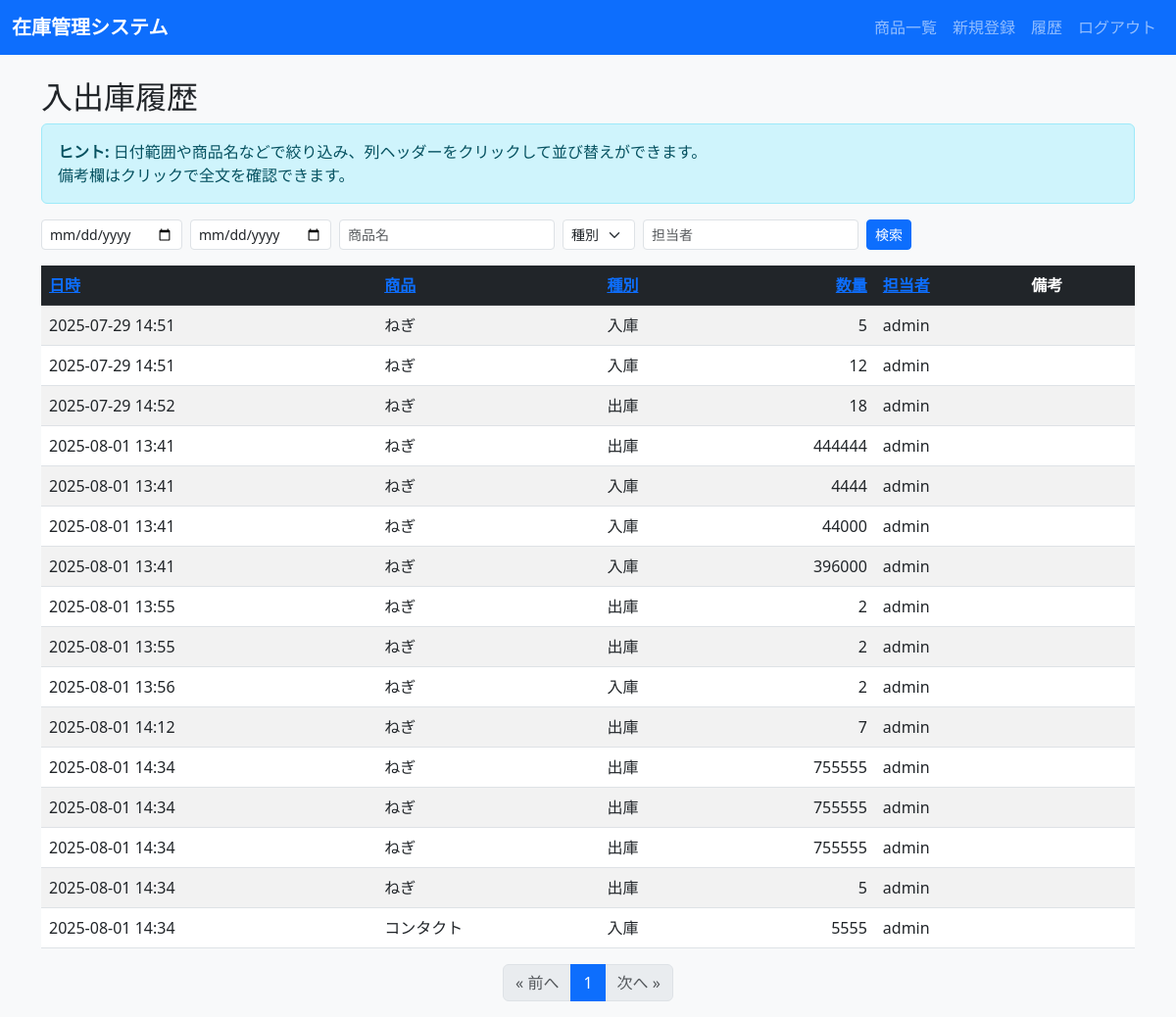
The page /final/history/ (signed in) on the database as committed earlier.
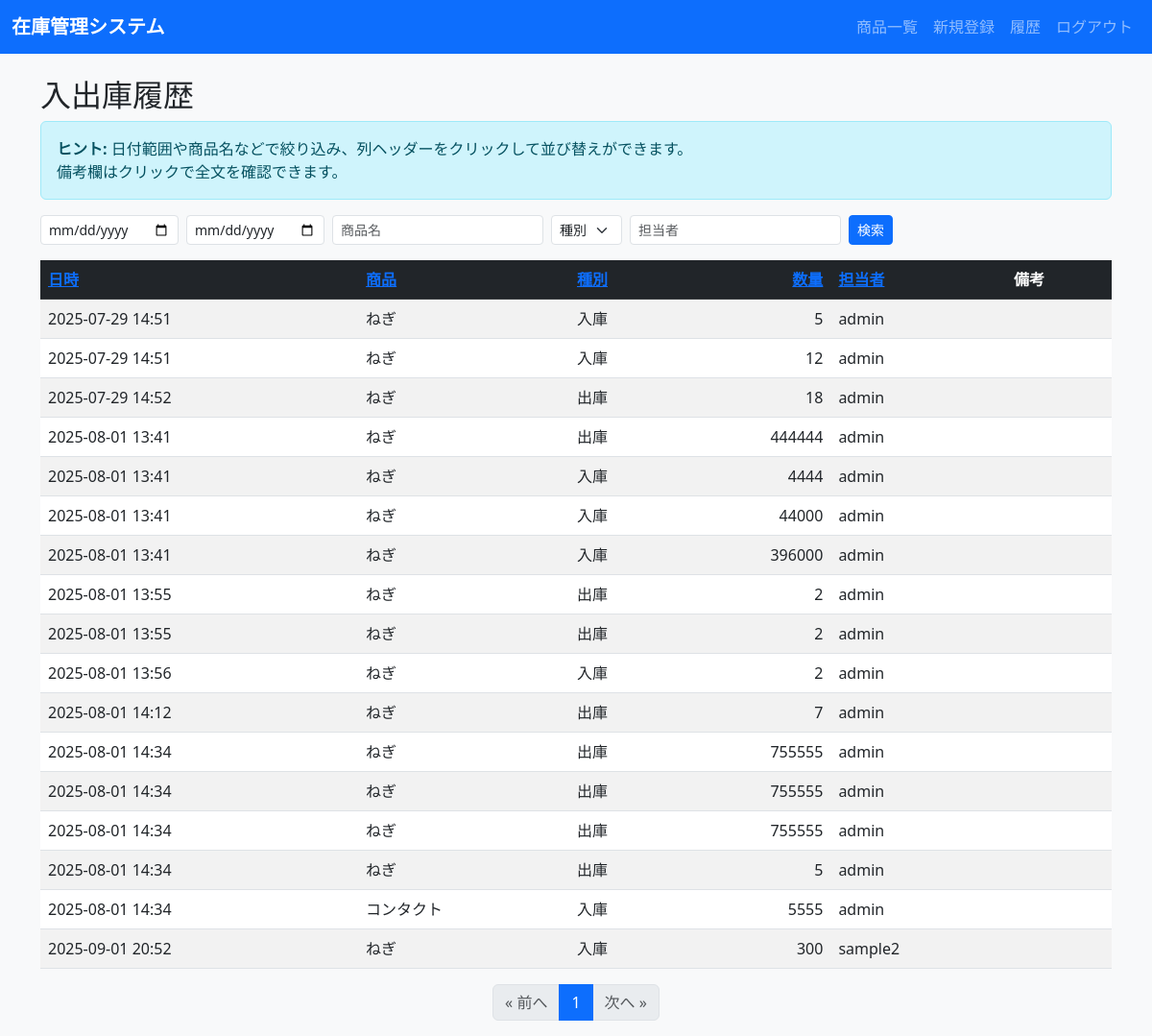
The same page on the database as committed later.
### final/models.py (models this page shows, shortened)
class StockHistory(models.Model):
    IN_OUT_CHOICES = (
        ('in', '入庫'),
        ('out', '出庫'),
    )
    product = models.ForeignKey(Product, on_delete=models.CASCADE)
    movement_type = models.CharField('種別', max_length=3, choices=IN_OUT_CHOICES)
    quantity      = models.IntegerField('数量')
    operated_by   = models.ForeignKey(User, on_delete=models.SET_NULL, null=True, verbose_name='担当者')
    remarks       = models.TextField('備考', blank=True)
    timestamp     = models.DateTimeField('日時', auto_now_add=True)

class Product(models.Model):
    code = models.CharField('SKU', max_length=30, unique=True, blank=True)
    name = models.CharField('商品名', max_length=100)
    category = models.CharField('カテゴリー', max_length=50, blank=True)
    unit = models.CharField('単位', max_length=10, default='個')
    price = models.DecimalField('定価', max_digits=10, decimal_places=2)
    stock = models.IntegerField('在庫数', default=0)
    minimum_stock = models.IntegerField('最低在庫数', default=0)
    updated_at = models.DateTimeField('更新日時', auto_now=True)

### final/views.py (the view)
# urls.py: path('history/', views.StockHistoryView.as_view(), name='stock_history'),
class StockHistoryView(LoginRequiredMixin, PermissionRequiredMixin, ListView):
    model = StockHistory
    template_name = 'final/stock_history.html'
    paginate_by = 20
    permission_required = 'final.view_stockhistory'

### templates/final/stock_history.html (shortened to what the changed rows need)
{% extends 'base.html' %}
{% block content %}
<h2>入出庫履歴</h2>
<div class="table-responsive">
<table class="table table-striped table-hover align-middle">
  <thead class="table-dark">
    <tr>
      <th>
        {% if request.GET.sort == "timestamp" %}
          {% if request.GET.order == "asc" %}
            <a href="?sort=timestamp&order=desc{% if request.GET.product %}&product={{ request.GET.product }}{% endif %}{% if request.GET.movement_type %}&movement_type={{ request.GET.movement_type }}{% endif %}{% if request.GET.operated_by %}&operated_by={{ request.GET.operated_by }}{% endif %}{% if request.GET.date_from %}&date_from={{ request.GET.date_from }}{% endif %}{% if request.GET.date_to %}&date_to={{ request.GET.date_to }}{% endif %}">日時 ▲</a>
          {% else %}
            <a href="?sort=timestamp&order=asc{% if request.GET.product %}&product={{ request.GET.product }}{% endif %}{% if request.GET.movement_type %}&movement_type={{ request.GET.movement_type }}{% endif %}{% if request.GET.operated_by %}&operated_by={{ request.GET.operated_by }}{% endif %}{% if request.GET.date_from %}&date_from={{ request.GET.date_from }}{% endif %}{% if request.GET.date_to %}&date_to={{ request.GET.date_to }}{% endif %}">日時 ▼</a>
          {% endif %}
        {% else %}
          <a href="?sort=timestamp&order=asc">日時</a>
        {% endif %}
      </th>
      <th>
        {% if request.GET.sort == "product__name" %}
          {% if request.GET.order == "asc" %}
            <a href="?sort=product__name&order=desc{% if request.GET.product %}&product={{ request.GET.product }}{% endif %}{% if request.GET.movement_type %}&movement_type={{ request.GET.movement_type }}{% endif %}{% if request.GET.operated_by %}&operated_by={{ request.GET.operated_by }}{% endif %}{% if request.GET.date_from %}&date_from={{ request.GET.date_from }}{% endif %}{% if request.GET.date_to %}&date_to={{ request.GET.date_to }}{% endif %}">商品 ▲</a>
          {% else %}
            <a href="?sort=product__name&order=asc{% if request.GET.product %}&product={{ request.GET.product }}{% endif %}{% if request.GET.movement_type %}&movement_type={{ request.GET.movement_type }}{% endif %}{% if request.GET.operated_by %}&operated_by={{ request.GET.operated_by }}{% endif %}{% if request.GET.date_from %}&date_from={{ request.GET.date_from }}{% endif %}{% if request.GET.date_to %}&date_to={{ request.GET.date_to }}{% endif %}">商品 ▼</a>
          {% endif %}
        {% else %}
          <a href="?sort=product__name&order=asc">商品</a>
        {% endif %}
      </th>
      <th>
        {% if request.GET.sort == "movement_type" %}
          {% if request.GET.order == "asc" %}
            <a href="?sort=movement_type&order=desc{% if request.GET.product %}&product={{ request.GET.product }}{% endif %}{% if request.GET.movement_type %}&movement_type={{ request.GET.movement_type }}{% endif %}{% if request.GET.operated_by %}&operated_by={{ request.GET.operated_by }}{% endif %}{% if request.GET.date_from %}&date_from={{ request.GET.date_from }}{% endif %}{% if request.GET.date_to %}&date_to={{ request.GET.date_to }}{% endif %}">種別 ▲</a>
          {% else %}
            <a href="?sort=movement_type&order=asc{% if request.GET.product %}&product={{ request.GET.product }}{% endif %}{% if request.GET.movement_type %}&movement_type={{ request.GET.movement_type }}{% endif %}{% if request.GET.operated_by %}&operated_by={{ request.GET.operated_by }}{% endif %}{% if request.GET.date_from %}&date_from={{ request.GET.date_from }}{% endif %}{% if request.GET.date_to %}&date_to={{ request.GET.date_to }}{% endif %}">種別 ▼</a>
          {% endif %}
        {% else %}
          <a href="?sort=movement_type&order=asc">種別</a>
        {% endif %}
      </th>
      <th class="text-end">
        {% if request.GET.sort == "quantity" %}
          {% if request.GET.order == "asc" %}
            <a href="?sort=quantity&order=desc{% if request.GET.product %}&product={{ request.GET.product }}{% endif %}{% if request.GET.movement_type %}&movement_type={{ request.GET.movement_type }}{% endif %}{% if request.GET.operated_by %}&operated_by={{ request.GET.operated_by }}{% endif %}{% if request.GET.date_from %}&date_from={{ request.GET.date_from }}{% endif %}{% if request.GET.date_to %}&date_to={{ request.GET.date_to }}{% endif %}">数量 ▲</a>
          {% else %}
            <a href="?sort=quantity&order=asc{% if request.GET.product %}&product={{ request.GET.product }}{% endif %}{% if request.GET.movement_type %}&movement_type={{ request.GET.movement_type }}{% endif %}{% if request.GET.operated_by %}&operated_by={{ request.GET.operated_by }}{% endif %}{% if request.GET.date_from %}&date_from={{ request.GET.date_from }}{% endif %}{% if request.GET.date_to %}&date_to={{ request.GET.date_to }}{% endif %}">数量 ▼</a>
          {% endif %}
        {% else %}
          <a href="?sort=quantity&order=asc">数量</a>
        {% endif %}
      </th>
      <th>
        {% if request.GET.sort == "operated_by" %}
          {% if request.GET.order == "asc" %}
            <a href="?sort=operated_by&order=desc{% if request.GET.product %}&product={{ request.GET.product }}{% endif %}{% if request.GET.movement_type %}&movement_type={{ request.GET.movement_type }}{% endif %}{% if request.GET.operated_by %}&operated_by={{ request.GET.operated_by }}{% endif %}{% if request.GET.date_from %}&date_from={{ request.GET.date_from }}{% endif %}{% if request.GET.date_to %}&date_to={{ request.GET.date_to }}{% endif %}">担当者 ▲</a>
          {% else %}
            <a href="?sort=operated_by&order=asc{% if request.GET.product %}&product={{ request.GET.product }}{% endif %}{% if request.GET.movement_type %}&movement_type={{ request.GET.movement_type }}{% endif %}{% if request.GET.operated_by %}&operated_by={{ request.GET.operated_by }}{% endif %}{% if request.GET.date_from %}&date_from={{ request.GET.date_from }}{% endif %}{% if request.GET.date_to %}&date_to={{ request.GET.date_to }}{% endif %}">担当者 ▼</a>
          {% endif %}
        {% else %}
          <a href="?sort=operated_by&order=asc">担当者</a>
        {% endif %}
      </th>
      <th>備考</th>
    </tr>
  </thead>
  <tbody>
    {% for h in object_list %}
    <tr>
      <td>{{ h.timestamp|date:'Y-m-d H:i' }}</td>
      <td>{{ h.product.name }}</td>
      <td>{{ h.get_movement_type_display }}</td>
      <td class="text-end">{{ h.quantity }}</td>
      <td>{{ h.operated_by }}</td>
      <td>
      </td>
    </tr>
    {% empty %}
    <tr><td colspan="6" class="text-center">履歴がありません</td></tr>
    {% endfor %}
  </tbody>
</table>
</div>
<nav aria-label="Page navigation">
  <ul class="pagination justify-content-center">
    {% for num in page_obj.paginator.page_range %}
      {% if num == page_obj.number %}
        <li class="page-item active" aria-current="page"><span class="page-link">{{ num }}</span></li>
      {% elif num > page_obj.number|add:'-3' and num < page_obj.number|add:'3' %}
        <li class="page-item"><a class="page-link" href="?{% if request.GET %}{{ request.GET.urlencode }}&{% endif %}page={{ num }}">{{ num }}</a></li>
      {% endif %}
    {% endfor %}
  </ul>
</nav>
{% endblock %}

Rows that differ between the two databases and show on the page:
added StockHistory: timestamp "2025-09-01 20:52", product.name "ねぎ", movement_type "入庫", quantity "300", operated_by "sample2"
